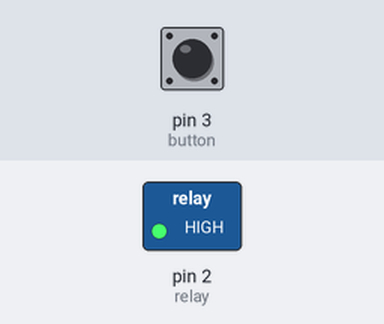
A sketch run on a simulated Arduino Uno, built with avr-gcc and run on an emulated ATmega328P. Shown: switched loads named in the sketch (green lamp = pin HIGH). Inputs (shaded band) come from the test bench; at power-on: pin 3 (button) LOW.

Above: at 1.2 s.
1.3 s: pin 3 (button) pulled HIGH for 0.15 s
At 2.1 s:
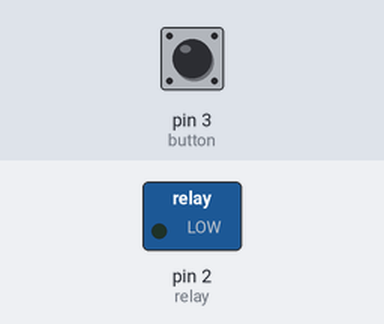
Timing chart, 0 to 12.8 s (numbered marks = the images above; inputs shaded):
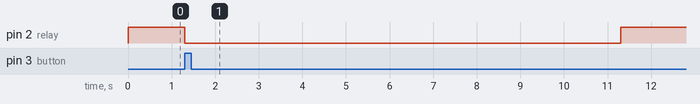

Measured:
- after the input at 1.3 s, pin 2 (relay): HIGH → LOW at once, → HIGH 10.0 s later

The sketch:

juse_project.ino
```cpp
const int button = 3;
int relay = 2;
int val;
void setup() {
  // put your setup code here, to run once:
pinMode(relay, OUTPUT);
pinMode(button, INPUT);
digitalWrite(relay, HIGH);
}

void loop() {
  // put your main code here, to run repeatedly:
val = digitalRead(button);
if(val == HIGH){
  digitalWrite(relay, LOW);
  delay(10000);
  digitalWrite(relay, HIGH);
}
}
```
